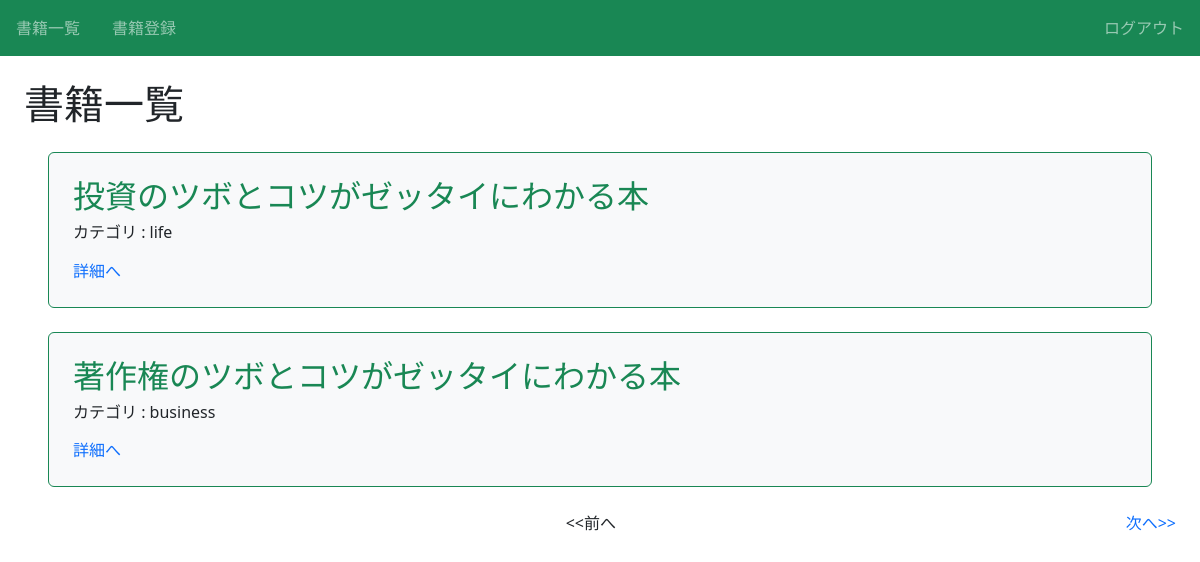
/book/ (signed in), run on the app's committed database.
### book/models.py (models this page shows, shortened)
class Book(models.Model):
    title = models.CharField(max_length=100)
    text = models.TextField()
    thumbnail = models.ImageField(null=True, blank=True)
    category = models.CharField(
        max_length=10,
        choices=CATEGORY
        )
    user = models.ForeignKey('auth.User', on_delete=models.CASCADE)

### book/views.py (the view)
# urls.py: path('book/', views.ListBookView.as_view(), name='list-book'),
class ListBookView(LoginRequiredMixin, ListView):
    template_name = 'book/book_list.html'
    model = Book
    paginate_by = ITEM_PER_PAGE

### book/templates/book/book_list.html (shortened to what this page needs)
{% extends 'base.html' %}
{% block h1 %}書籍一覧{% endblock %}
{% block content %}
  {% for item in object_list %}
  <div class="p-4 m-4 bg-light border border-success rounded">
    <h2 class="text-success">{{ item.title }}</h2>
    <h6>カテゴリ : {{ item.category }}</h6>
    <div class="mt-3">
      <a href="{% url 'detail-book' item.pk %}">詳細へ</a>
    </div>
  </div>
  {% endfor %}
  {% include 'book/components/pagination.html' %}
{% endblock content %}

### book/static/book/css/style.css (style rules this page uses)
a { text-decoration: none; }

### data on the page
Book: title "投資のツボとコツがゼッタイにわかる本", category "life"
Book: title "著作権のツボとコツがゼッタイにわかる本", category "business"
